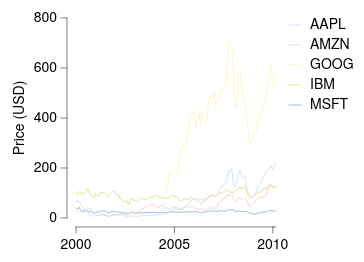

Write a Vega-Lite specification for this figure.
### Vega-Lite specification from a JSON file in a GitHub repository (floating-point values rounded to 4 significant figures; data arrays with more than 128 entries replaced by an {"elided": "..."} marker saying what was removed)
{"background": null, "config": {"arc": {"fill": "#DBDBDB", "fillOpacity": 1.0, "innerRadius": 25.0, "padAngle": 0.03, "stroke": "black", "strokeOpacity": 1, "strokeWidth": 0.25}, "area": {"fill": "#DBDBDB", "fillOpacity": 1.0, "stroke": "black", "strokeOpacity": 1, "strokeWidth": 0.25}, "axis": {"domain": true, "domainCap": "round", "domainColor": "black", "domainWidth": 0.25, "grid": false, "gridCap": "round", "gridColor": "#F1F1F1", "gridDash": [0, 0], "gridOpacity": 1.0, "gridWidth": 0.25, "labelColor": "black", "labelFont": "HelveticaNeue", "labelFontSize": 7, "labelFontStyle": "normal", "labelFontWeight": 400, "offset": 4.5, "ticks": true, "tickCap": "round", "tickColor": "black", "tickRound": false, "tickSize": 3, "tickWidth": 0.25, "titleColor": "black", "titleFont": "HelveticaNeue", "titleFontSize": 7, "titleFontStyle": "normal", "titleFontWeight": 400}, "axisX": {"domain": true, "labelAlign": "center", "labelAngle": 0, "labels": true, "ticks": true, "translate": 0}, "axisY": {"domain": true, "labelAlign": "right", "labelAngle": 0, "labels": true, "ticks": true, "translate": 0}, "axisRight": {"domain": true, "labelAlign": "left", "labelAngle": 0, "labels": true, "ticks": true, "translate": 0}, "axisTop": {"domain": true, "labelAlign": "center", "labelAngle": 0, "labels": true, "ticks": true, "translate": 0}, "axisBand": {"tickOffset": 0}, "bar": {"fill": "#DBDBDB", "fillOpacity": 1.0, "stroke": "black", "strokeOpacity": 1, "strokeWidth": 0.25}, "boxplot": {"size": 9.0, "ticks": {"cornerRadius": 0.25, "fill": "black", "size": 4.5, "thickness": 0.25}, "box": {"fillOpacity": 1.0, "stroke": "black", "strokeOpacity": 1, "strokeWidth": 0.25}, "median": {"fill": "black", "fillOpacity": 1.0, "size": 9.0, "thickness": 0.25}, "rule": {"fill": "black", "fillOpacity": 1.0, "size": 10.0, "stroke": "black", "strokeDash": [0, 0], "strokeOpacity": 1, "strokeWidth": 0.25}, "outliers": {"color": "black", "fill": "black", "fillOpacity": 1.0, "size": 0, "stroke": "black", "strokeOpacity": 1, "strokeWidth": 0.25}}, "circle": {"fill": "black", "fillOpacity": 1.0, "size": 0.5, "stroke": null, "strokeOpacity": 1, "strokeWidth": 0.25}, "errorband": {"band": {"fillOpacity": 0.6, "stroke": null, "strokeWidth": 0.25, "strokeOpacity": 1}, "borders": {"opacity": 0, "strokeOpacity": 0.25, "strokeWidth": 1}}, "errorbar": {"opacity": 1, "rule": {"strokeDash": [0, 0], "strokeWidth": 0.5}, "ticks": {"color": "black", "cornerRadius": 0.25, "opacity": 1, "size": 6.0, "thickness": 0.5}, "thickness": 0.5}, "font": "HelveticaNeue", "geoshape": {"fill": "#DBDBDB", "fillOpacity": 1.0, "stroke": "black", "strokeOpacity": 1, "strokeWidth": 0.25}, "header": {"labelColor": "black", "labelFont": "HelveticaNeue", "labelFontSize": 7, "labelFontStyle": "normal", "labelFontWeight": 400, "titleColor": "black", "titleFont": "HelveticaNeue", "titleFontSize": 7, "titleFontStyle": "normal", "titleFontWeight": 400, "titlePadding": 0}, "legend": {"disable": false, "offset": 4.5, "gradientLength": 50.0, "gradientThickness": 5.0, "gradientOpacity": 1.0, "gradientStrokeColor": "black", "gradientStrokeWidth": 0.25, "labelColor": "black", "labelFont": "HelveticaNeue", "labelFontSize": 7, "labelFontStyle": "normal", "labelFontWeight": 400, "strokeColor": "black", "strokeWidth": 0, "symbolSize": 42, "symbolStrokeColor": "black", "symbolStrokeWidth": 0.25, "titleColor": "black", "titleFont": "HelveticaNeue", "titleFontSize": 7, "titleFontStyle": "normal", "titleFontWeight": 400}, "line": {"color": "black", "stroke": "black", "strokeCap": "round", "strokeDash": [0, 0], "strokeOpacity": 1, "strokeWidth": 0.375}, "point": {"filled": true, "fill": "#DBDBDB", "fillOpacity": 1.0, "size": 5.0, "stroke": "black", "strokeOpacity": 1, "strokeWidth": 0.25}, "range": {"category": ["#C6D9F1", "#F1C9CB", "#FEF0B9", "#CEE37A", "#7AA8E0", "#E589A3", "#FDDD5D", "#68B961", "#4177B1", "#C35082", "#E5C227", "#438156"], "diverging": {"scheme": ["#C35082", "#CE6D94", "#D989A7", "#E2A4BA", "#EABFCE", "#F1DBE2", "#F6F6F6", "#D7E0EB", "#B9CBE0", "#9BB6D5", "#7DA1C9", "#5F8CBD", "#4177B1"]}, "heatmap": {"scheme": ["#DFE9F7", "#C6D9F1", "#ADC8EC", "#94B8E6", "#7AA8E0", "#6097DA", "#4D87CA", "#4177B1", "#386898", "#2F597F", "#264A69", "#1D3A58"]}, "ordinal": {"scheme": ["#F1F1F1", "#DBDBDB", "#C6C6C6", "#B2B2B2", "#9D9D9D", "#898989", "#767676", "#636363", "#515151", "#404040", "#2F2F2F", "#1F1F1F"]}, "ramp": {"scheme": ["#DFE9F7", "#C6D9F1", "#ADC8EC", "#94B8E6", "#7AA8E0", "#6097DA", "#4D87CA", "#4177B1", "#386898", "#2F597F", "#264A69", "#1D3A58"]}}, "rule": {"color": "black", "stroke": "black", "strokeCap": "round", "strokeDash": [2, 2], "strokeOpacity": 1, "strokeWidth": 0.25}, "scale": {"bandPaddingInner": 0.1, "bandPaddingOuter": 0.1, "round": false}, "rect": {"fill": "#DBDBDB", "fillOpacity": 1.0, "stroke": "black", "strokeOpacity": 1, "strokeWidth": 0.25}, "square": {"fill": "#DBDBDB", "fillOpacity": 1.0, "size": 10.0, "stroke": "black", "strokeOpacity": 1, "strokeWidth": 0.25}, "text": {"color": "black", "font": "HelveticaNeue", "fontSize": 7, "fontStyle": "normal", "fontWeight": 400}, "title": {"anchor": "middle", "frame": "group", "color": "black", "font": "HelveticaNeue", "fontSize": 7, "fontStyle": "normal", "fontWeight": 400, "subtitleColor": "black", "subtitleFont": "HelveticaNeue", "subtitleFontSize": "HelveticaNeue", "subtitleFontStyle": "normal", "subtitleFontWeight": 400}, "view": {"continuousWidth": 100, "continuousHeight": 100, "discreteWidth": 100, "discreteHeight": 100, "fill": null, "stroke": null, "strokeWidth": 0.25}}, "data": {"name": "data-b0fe595546d47c5085f225c35730172c"}, "mark": {"type": "line"}, "encoding": {"color": {"field": "symbol", "title": null, "type": "nominal"}, "x": {"field": "date", "title": null, "type": "temporal"}, "y": {"field": "price", "title": "Price (USD)", "type": "quantitative"}}, "$schema": "https://vega.github.io/schema/vega-lite/v6.4.1.json", "datasets": {"data-b0fe595546d47c5085f225c35730172c": {"elided": "560 records"}}}
